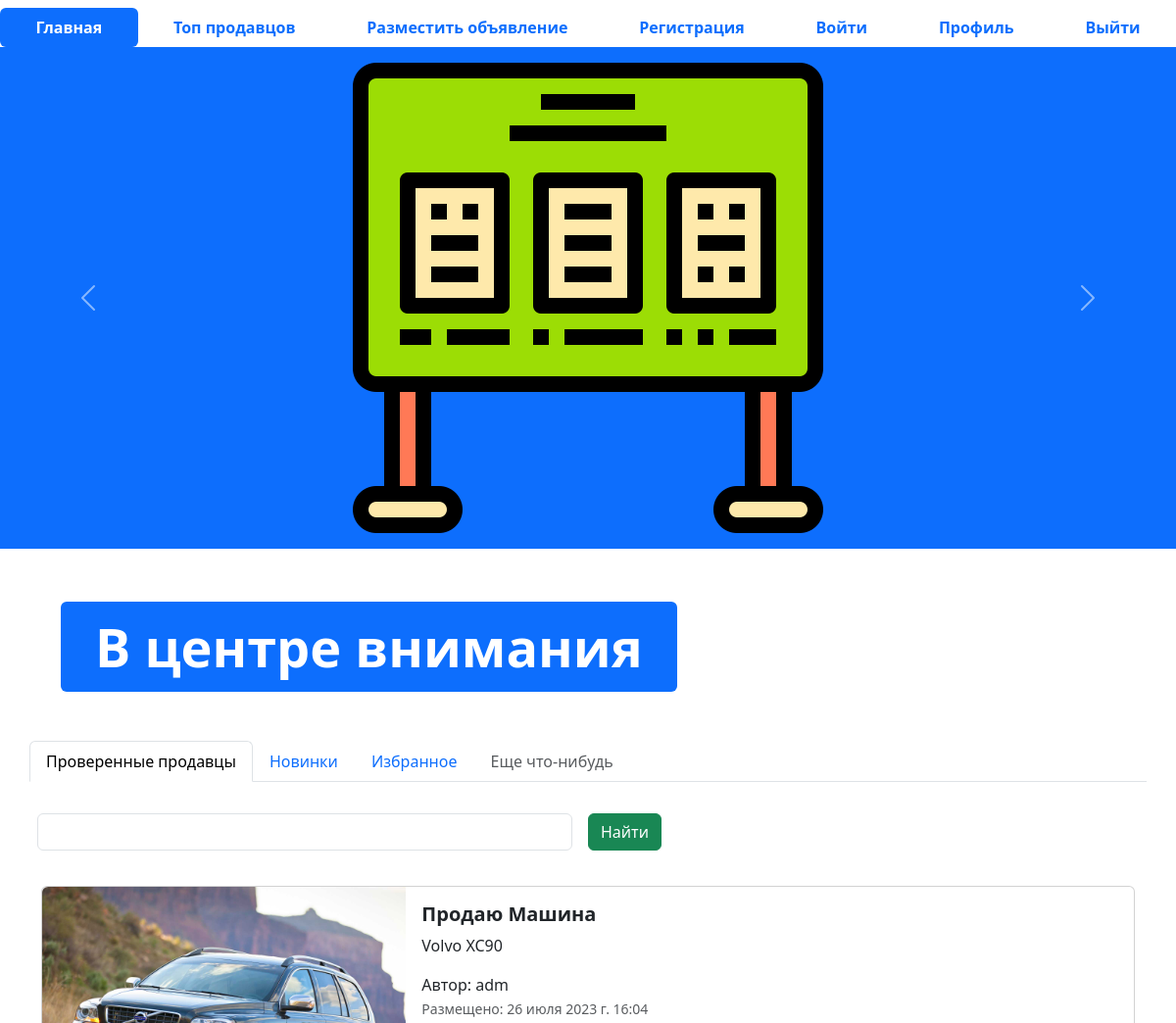
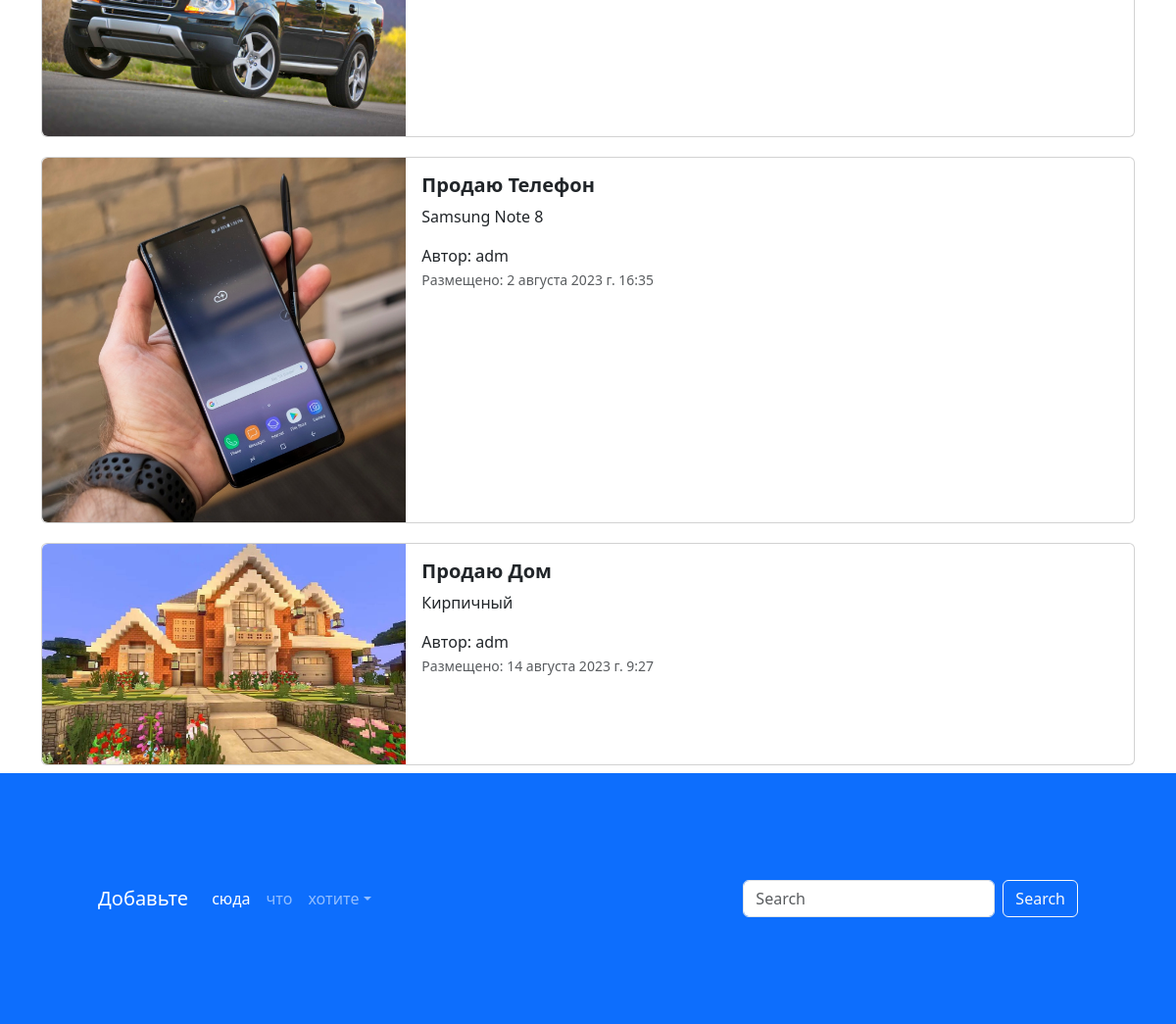
The page / on the database its author committed (2 pictures, top to bottom).
### firstdj/models.py (models this page shows, shortened)
class Advertisement(models.Model):
    title = models.CharField(
        max_length=100,
        verbose_name="Название",
    )
    description = models.TextField(
        verbose_name="Описание"
    )
    price = models.DecimalField(
        verbose_name="Цена",
        max_digits=10,
        decimal_places=2
    )
    auction = models.BooleanField(
        verbose_name="Торг",
        default=False
    )
    created_at = models.DateTimeField(
        auto_now_add=True,
        verbose_name="Дата публикации"
    )
    updated_at = models.DateTimeField(
        verbose_name="Дата редактирования",
        auto_now=True
    )
    user = models.ForeignKey(
        to=User,
        verbose_name='пользователь',
        on_delete=models.CASCADE
                             )
    image = models.ImageField(
        upload_to='advertisements/',
        verbose_name='изображение',
    )
    class Meta:
        db_table = "advertisements"
        verbose_name = "Объявления"
        verbose_name_plural = "Объявления"

### firstdj/views.py (the view)
# urls.py: path("", index, name="main-page"),
def index(request):
    advertisements = Advertisement.objects.all()
    context = {'advertisements': advertisements}
    return render(request, "index.html", context=context)

### templates/index.html (shortened to what this page needs)
{% extends 'base.html' %}
{% load static %}
{% block content %}
<ul class="nav nav-pills sticky-top bg-white nav-fill">
  <li class="nav-item">
    <a class="nav-link active" aria-current="page" href="{% url 'main-page' %}">
      <span style="font-weight: bold;">Главная</span>
    </a>
  </li>
  <li class="nav-item">
    <a class="nav-link" href="{% url 'top-sellers' %}"><span style="font-weight: bold;">Топ продавцов</span>
    </a>
  </li>
  <li class="nav-item">
    <a class="nav-link" href="advertisement-post.html">
      <span style="font-weight: bold;">Разместить объявление</span>
    </a>
  </li>
  <li class="nav-item">
    <a class="nav-link" href="register.html">
      <span style="font-weight: bold;">Регистрация</span>
    </a>
  </li>
  <li class="nav-item">
    <a class="nav-link" href="login.html">
      <span style="font-weight: bold;">Войти</span>
    </a>
  </li>
  <li class="nav-item">
    <a class="nav-link" href="profile.html">
      <span style="font-weight: bold;">Профиль</span>
    </a>
  </li>
  <li class="nav-item">
    <a class="nav-link" href="#">
      <span style="font-weight: bold;">Выйти</span>
    </a>
  </li>
</ul>
<div id="carouselExampleControls" class="carousel slide bg-primary" data-bs-ride="carousel">
  <div class="carousel-inner">
    <div class="carousel-item active">
      <img src="{% static 'img/adv.png' %}" class="mx-auto d-block w-33" alt="...">
    </div>
  </div>
  <button class="carousel-control-prev" type="button" data-bs-target="#carouselExampleControls" data-bs-slide="prev">
    <span class="carousel-control-prev-icon" aria-hidden="true"></span>
  </button>
  <button class="carousel-control-next" type="button" data-bs-target="#carouselExampleControls" data-bs-slide="next">
    <span class="carousel-control-next-icon" aria-hidden="true"></span>
  </button>
</div>
<div class="container" style="margin: 50px;">
  <div class="display-2">
    <span class="badge bg-primary">В центре внимания</span>
  </div>
</div>
<div class="container">
  <div class="row">
    <ul class="nav nav-tabs bg-white">
      <li class="nav-item">
        <a class="nav-link active" aria-current="page" href="#">Проверенные продавцы</a>
      </li>
      <li class="nav-item">
        <a class="nav-link" href="#">Новинки</a>
      </li>
      <li class="nav-item">
        <a class="nav-link" href="#">Избранное</a>
      </li>
      <li class="nav-item">
        <a class="nav-link disabled" href="#" tabindex="-1" aria-disabled="true">Еще что-нибудь</a>
      </li>
    </ul>
    <form class="row g-3">
      <div class="col-auto w-50">
        <input type="text" class="form-control">
      </div>
      <div class="col-auto">
        <button type="submit" class="btn btn-success mb-3">Найти</button>
      </div>
    </form>
  </div>
  {%for adv in advertisements %}
  <div class="col">
    <div class="card mb-2" style="max-width: 1200px; margin-top: 20px;">
      <div class="row g-0">
        <div class="col-md-4">
          <a href="advertisement.html" class="nav-link">
            <img src="{% if adv.image %} {{ adv.image.url }} {% else %} {% static 'img/adv.png' %} {% endif %}" class="img-fluid rounded-start" alt="Card title">
          </a>
        </div>
        <div class="col-md-8">
          <div class="card-body">
            <h5 class="card-title">
              <a href="advertisement.html" class="nav-link"><strong>Продаю {{adv.title}} </strong></a>
            </h5>
            <a href="advertisement.html" class="nav-link">
              <p class="card-text">
                {{ adv.description }}
              </p>
              <span>Автор: {{ adv.user }}</span>
              <p class="card-text"><small class="text-muted">Размещено: {{ adv.created_at }}</small></p>
            </a>
          </div>
        </div>
      </div>
    </div>
  </div>
  {% endfor %}
</div>
<footer style="padding: 100px;" class="bg-primary">
  <nav class="navbar navbar-expand-sm navbar-dark">
    <a class="navbar-brand" href="#">Добавьте</a>
    <div class="collapse navbar-collapse" id="collapsibleNavId">
      <ul class="navbar-nav me-auto mt-2 mt-lg-0">
        <li class="nav-item">
          <a class="nav-link active" href="#" aria-current="page">сюда</a>
        </li>
        <li class="nav-item">
          <a class="nav-link" href="#">что</a>
        </li>
        <li class="nav-item dropdown">
          <a class="nav-link dropdown-toggle" href="#" id="dropdownId" data-bs-toggle="dropdown" aria-haspopup="true"
             aria-expanded="false">хотите</a>
        </li>
      </ul>
      <form class="d-flex my-2 my-lg-0">
        <input class="form-control me-sm-2" type="text" placeholder="Search">
        <button class="btn btn-outline-light my-2 my-sm-0" type="submit">Search</button>
      </form>
    </div>
  </nav>
</footer>
{% endblock %}

### templates/base.html (shortened to what this page needs)
{% load static %}
<!DOCTYPE html>
<html lang="en">
<head>
  <link href="{% static 'css/bootstrap.min.css' %}" rel="stylesheet">
  <link rel="stylesheet" href="{% static 'css/fontello.css' %}">
  <link href="{% static 'css/bootstrap.min.css' %}" rel="stylesheet">
  <link rel="stylesheet" href="{% static 'css/fontello.css' %}">
</head>
  <link href="{% static 'css/bootstrap.min.css' %}" rel="stylesheet">
  <link rel="stylesheet" href="{% static 'css/fontello.css' %}">
<body>
{% block content %}
{% endblock %}
</body>
</html>

### rows shown on the page
Advertisement: image (picture), title "Машина", description "Volvo XC90", user "adm", created_at "26 июля 2023 г. 16:04"
Advertisement: image (picture), title "Телефон", description "Samsung Note 8", user "adm", created_at "2 августа 2023 г. 16:35"
Advertisement: image (picture), title "Дом", description "Кирпичный", user "adm", created_at "14 августа 2023 г. 9:27"
